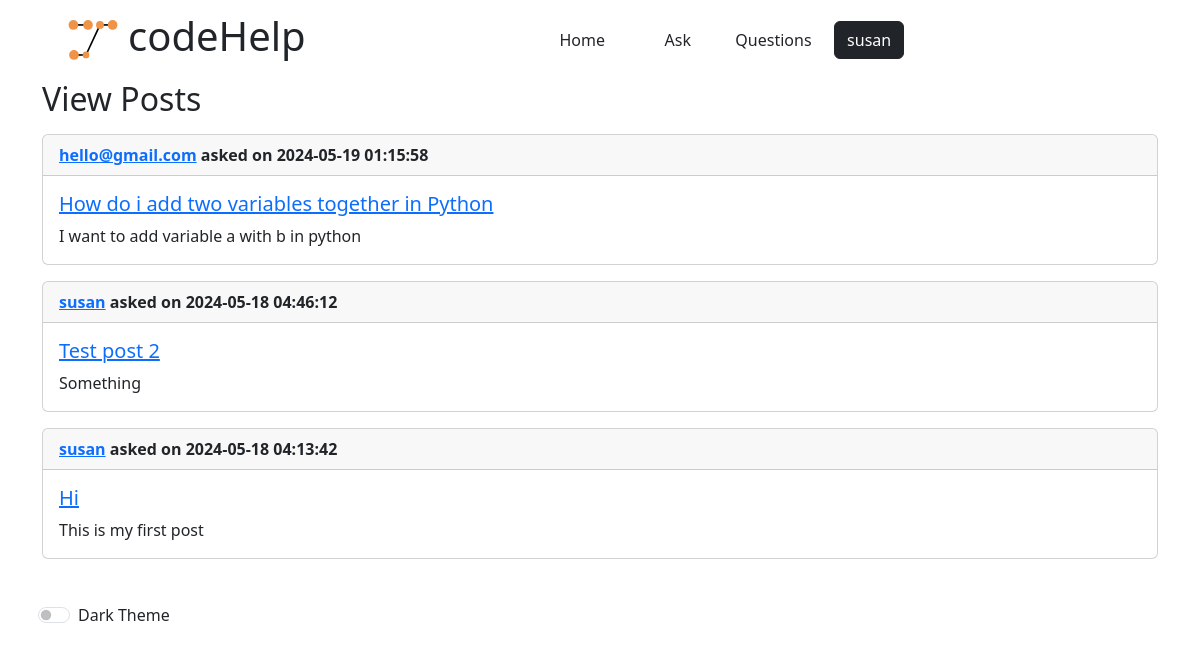
Page /viewPosts (signed in) on the committed database.
### app/models.py (models this page shows, shortened)
class User(UserMixin, db.Model):
    id: so.Mapped[int] = so.mapped_column(primary_key=True)
    username: so.Mapped[str] = so.mapped_column(sa.String(64), index=True,
                                                unique=True)
    email: so.Mapped[str] = so.mapped_column(sa.String(120), index=True,
                                             unique=True)
    password_hash: so.Mapped[Optional[str]] = so.mapped_column(sa.String(256))
    posts: so.WriteOnlyMapped['Post'] = so.relationship(
        back_populates='author')
    comments: so.WriteOnlyMapped['Comment'] = so.relationship(
        back_populates='author')

class Post(db.Model):
    id: so.Mapped[int] = so.mapped_column(primary_key=True)
    title: so.Mapped[str] = so.mapped_column(sa.String(140))
    body: so.Mapped[str] = so.mapped_column(sa.String(256))
    timestamp: so.Mapped[datetime] = so.mapped_column(
        index=True, default=lambda: datetime.now(timezone.utc).replace(microsecond=0))
    user_id: so.Mapped[int] = so.mapped_column(sa.ForeignKey(User.id),
                                               index=True)
    author: so.Mapped[User] = so.relationship(back_populates='posts')
    comments: so.WriteOnlyMapped['Comment'] = so.relationship(
        back_populates='post')

### app/routes.py (the view)
@app.route('/viewPosts')
def viewPosts():
    posts = Post.query.order_by(desc(Post.timestamp)).all()
    return render_template('viewPosts.html', posts=posts)

### app/models.py (called while the page is built)
@login.user_loader
def load_user(id):
    return db.session.get(User, int(id))

### app/templates/viewPosts.html
{% extends "base.html" %}
{% block content %}
<div class="container">
    <h2>View Posts</h2>
    <div id="posts" class="mt-3">
        {% for post in posts %}
        <div class="card mb-3">
            <div class="card-header">
                <strong><a href="{{ url_for('profile', user_id=post.author.id) }}">{{ post.author.username }}</a> asked on {{post.timestamp}}</strong>
            </div>
            <div class="card-body">
                <h5 class="card-title"><a href="{{ url_for('postDetails', post_id=post.id) }}">{{ post.title }}</a></h5>
                <p class="card-text">{{ post.body }}</p>
            </div>
        </div>
        {% endfor %}
    </div>
</div>
{% endblock %}

### app/templates/base.html (shortened to what this page needs)
<!DOCTYPE html>
<html>
<head>
	<link href="https://cdn.jsdelivr.net/npm/bootstrap@5.3.3/dist/css/bootstrap.min.css" rel="stylesheet">
    <link href="{{ url_for('static', filename='codeHelp.css') }}" rel="stylesheet">
</head>
<body>
    <div class="container p-2 my-1" style="margin-right: 0;">
        <div class="row">
            <div class="col-md-5 d-flex">
                <img src="{{ url_for('static', filename='logo.svg') }}" alt="" style="width: 50px; margin-right: 10px;">
                <h1>codeHelp</h1>
            </div>
            <div class="col-md-1 d-flex align-items-center justify-content-center">
                <a href="{{ url_for('index') }}" type="button" class="btn btn-home">Home</a>
            </div>
            <div class="col-md-1 d-flex align-items-center justify-content-center">
                <a href="{{ url_for('newPost') }}" class="btn btn-ask">Ask</a>
            </div>
            <div class="col-md-1 d-flex align-items-center justify-content-center">
                <a href="{{ url_for('viewPosts') }}" class="btn btn-ask">Questions</a>
            </div>
            <div class="col-md-1 d-flex align-items-center justify-content-center">
                {% if current_user.is_anonymous %}
                <a href="{{ url_for('login') }}" type="button" class="btn btn2 btn-login btn-dark rounded">Login</a>
                {% else %}
                <a onclick="profMenuToggle()" type="button" class="btn btn2 btn-login btn-dark rounded">{{ current_user.username }}</a>
                {% endif %}
            </div>
        </div>
    </div>
    <div id="content">
        {% block content %}{% endblock %}
    </div>
    <footer class="footer mt-auto py-3">
        <div class="container p-2 my-1">
            <div class="form-check form-switch">
                <input class="form-check-input" type="checkbox" id="themeToggle" value="light">
                <label class="form-check-label" for="themeToggle">Dark Theme</label>
            </div>
        </div>
    </footer>
</body>
</html>

### app/static/codeHelp.css (style rules this page uses)
body { background-color: #ffffff; color: #212529; }

### rows in the picture
User: username "susan"
Post: author.username "hello@gmail.com", timestamp "2024-05-19 01:15:58", title "How do i add two variables together in Python", body "I want to add variable a with b in python"
Post: author.username "susan", timestamp "2024-05-18 04:46:12", title "Test post 2", body "Something"
Post: author.username "susan", timestamp "2024-05-18 04:13:42", title "Hi", body "This is my first post"
